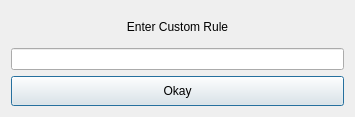
<?xml version="1.0" encoding="UTF-8"?>
<ui version="4.0">
 <class>customSpecialDialog</class>
 <widget class="QDialog" name="customSpecialDialog">
  <property name="geometry">
   <rect>
    <x>0</x>
    <y>0</y>
    <width>355</width>
    <height>117</height>
   </rect>
  </property>
  <property name="windowTitle">
   <string>Dialog</string>
  </property>
  <layout class="QGridLayout" name="gridLayout">
   <item row="0" column="0">
    <layout class="QVBoxLayout" name="verticalLayout">
     <item>
      <widget class="QLabel" name="label">
       <property name="sizePolicy">
        <sizepolicy hsizetype="Preferred" vsizetype="Minimum">
         <horstretch>0</horstretch>
         <verstretch>0</verstretch>
        </sizepolicy>
       </property>
       <property name="text">
        <string>Enter Custom Rule</string>
       </property>
       <property name="alignment">
        <set>Qt::AlignCenter</set>
       </property>
      </widget>
     </item>
     <item>
      <widget class="QLineEdit" name="lineEdit"/>
     </item>
     <item>
      <widget class="QPushButton" name="pushButton">
       <property name="sizePolicy">
        <sizepolicy hsizetype="Minimum" vsizetype="Minimum">
         <horstretch>0</horstretch>
         <verstretch>0</verstretch>
        </sizepolicy>
       </property>
       <property name="text">
        <string>Okay</string>
       </property>
      </widget>
     </item>
    </layout>
   </item>
  </layout>
 </widget>
 <resources/>
 <connections/>
</ui>
